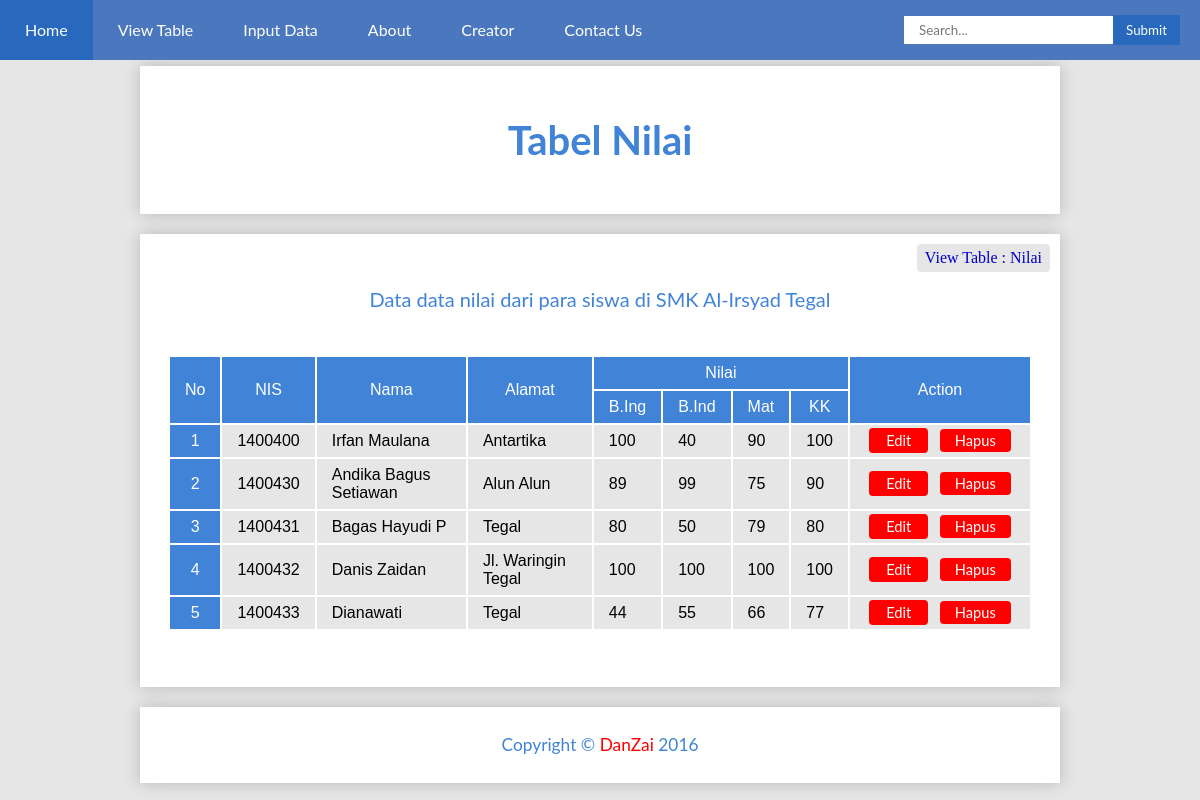
The app's page /nilai/index.php with its own data.
### tables this page shows
CREATE TABLE IF NOT EXISTS `tb_siswa` (
  `nis` int(7) NOT NULL DEFAULT '0',
  `nisn` int(10) DEFAULT NULL,
  `nama` varchar(50) DEFAULT NULL,
  `alamat` varchar(30) DEFAULT NULL,
  `jurusan` varchar(10) DEFAULT NULL,
  PRIMARY KEY (`nis`)
);

CREATE TABLE IF NOT EXISTS `tb_nilai` (
  `niss` int(7) NOT NULL DEFAULT '0',
  `bhs_inggris` varchar(10) DEFAULT NULL,
  `bhs_indonesia` varchar(10) DEFAULT NULL,
  `matematika` varchar(10) DEFAULT NULL,
  `kk` varchar(10) DEFAULT NULL,
  PRIMARY KEY (`niss`)
);

### nilai/index.php (the view, shortened to what this page needs)
<!DOCTYPE html>
<html>
<head>
  <link rel="stylesheet" type="text/css" href="../css/style.css">
</head>
<body>
<header>
	<?php include("../header.php"); ?>
</header>
<div class="kabeh">
  <div class="judul"><h3>Tabel Nilai</h3></div>
  <div class="isi">
    <p class="note">View Table : Nilai</p>
    <div class="ket"><p>Data data nilai dari para siswa di SMK Al-Irsyad Tegal</p></div>
    <table width="auto" cellspacing="2" class="tabel">
      <tr class="warna">
        <td rowspan="2">No</td>
        <td rowspan="2">NIS</td>
        <td rowspan="2">Nama</td>
        <td rowspan="2">Alamat</td>
        <td colspan="4">Nilai</td>
        <td rowspan="2">Action</td>
      </tr>
      <tr class="warna">
        <td>B.Ing</td>
        <td>B.Ind</td>
        <td>Mat</td>
        <td>KK</td>
      </tr>
      <?php
        $nomor=1;
        $hasil = mysql_query("select nis, nama, alamat, bhs_inggris, bhs_indonesia, matematika, kk from tb_siswa inner join tb_nilai on tb_siswa.nis=tb_nilai.niss");
        while($cetak=mysql_fetch_row($hasil)){
          $niss           =$cetak[0];
          $nama           =$cetak[1];
          $alamat         =$cetak[2];
          $bhs_inggris    =$cetak[3];
          $bhs_indonesia  =$cetak[4];
          $matematika     =$cetak[5];
          $kk             =$cetak[6];
      ?>
      <tr>
        <td class="warna"> <?php echo $nomor ?> </td>
        <td class="warna2"> <?php echo $niss ?> </td>
        <td class="warna2"> <?php echo $nama ?> </td>
        <td class="warna2"> <?php echo $alamat ?> </td>
        <td class="warna2"> <?php echo $bhs_inggris ?> </td>
        <td class="warna2"> <?php echo $bhs_indonesia ?> </td>
        <td class="warna2"> <?php echo $matematika ?> </td>
        <td class="warna2"> <?php echo $kk ?> </td>
        <td class="act">
          <center><a class="action1" href="editdata.php?id=<?php echo $niss ?>" >Edit</a>
          <a class="action2" href="hapusdata.php?id=<?php echo $niss ?>" >Hapus</a></center>
        </td>
      <?php
        $nomor++;
        }
      ?>
      </tr>
    </table>
  </div>
  <footer class="footer">
  <p>Copyright &copy <a href="http://nexiapedia.blogspot.com/">DanZai</a> 2016</p>
  </footer>
</div>
</body>
</html>

### css/style.css (style rules this page uses)
body { margin: 0; padding: 0; background-color: #e6e6e6; }
a { font-family: "century gothic", lato, sans-serif; }
.kabeh { padding-top: 5.5%; }
.judul { margin: 0 auto; width: 75%; background-color: white; padding: 10px 10px; height: 100%; box-shadow: 0px 0px 16px 0px rgba(0,0,0,0.2); }
.judul h3 { font-family: 'Lato', sans-serif; text-align: center; font-size: 30pt; color: #4183D7; display: block; }
.ket { padding-top: 2.5%; padding-bottom: 0.5%; margin: 0 auto; width: 80%; }
.ket p { font-family: 'Lato', sans-serif; text-align: center; font-size: 15pt; color: #4183D7; }
.isi { margin: 20px auto; width: 75%; background-color: white; padding: 10px 10px; padding-bottom: 3%; min-height: 250px; box-shadow: 0px 0px 16px 0px rgba(0,0,0,0.2); }
.note { font-family: nexa; margin: 0; margin-bottom: 10px; padding: 5px 8px; float: right; background-color: #e6e6e6; border-radius: 4px; color: #0000cc; }
.tabel { margin: 20px auto; border: none; text-align: center; clear: both; width: 96%; }
.tabel td { padding: 7px 15px; font-family: 'Quicksand', sans-serif; }
.warna { background-color: #4183D7; color: #FFF; }
.warna2 { background-color: #e6e6e6; text-align: left; }
.act { background-color: #e6e6e6; text-align: left; width: 150px; }
.action1 { background-color: red; color: #FFF; padding: 4px 17px; border-radius: 4px; font-size: 11pt; margin-right: 7px; text-decoration: none; }
.action2 { background-color: red; color: #FFF; padding: 3px 15px; border-radius: 4px; font-size: 11pt; text-decoration: none; }
.footer { margin: 0 auto; margin-top: 10px; width: 75%; background-color: white; padding: 10px 10px; height: 100%; box-shadow: 0px 0px 16px 0px rgba(0,0,0,0.2); }
.footer p { font-family: 'Lato', sans-serif; text-align: center; font-size: 13pt; color: #4183D7; }
.footer a { text-decoration: none; color: red; }

### records on screen
tb_siswa: nis "1400400", nama "Irfan Maulana", alamat "Antartika", tb_nilai.bhs_inggris "100", tb_nilai.bhs_indonesia "40", tb_nilai.matematika "90", tb_nilai.kk "100"
tb_siswa: nis "1400430", nama "Andika Bagus Setiawan", alamat "Alun Alun", tb_nilai.bhs_inggris "89", tb_nilai.bhs_indonesia "99", tb_nilai.matematika "75", tb_nilai.kk "90"
tb_siswa: nis "1400431", nama "Bagas Hayudi P", alamat "Tegal", tb_nilai.bhs_inggris "80", tb_nilai.bhs_indonesia "50", tb_nilai.matematika "79", tb_nilai.kk "80"
tb_siswa: nis "1400432", nama "Danis Zaidan", alamat "Jl. Waringin Tegal", tb_nilai.bhs_inggris "100", tb_nilai.bhs_indonesia "100", tb_nilai.matematika "100", tb_nilai.kk "100"
tb_siswa: nis "1400433", nama "Dianawati", alamat "Tegal", tb_nilai.bhs_inggris "44", tb_nilai.bhs_indonesia "55", tb_nilai.matematika "66", tb_nilai.kk "77"
